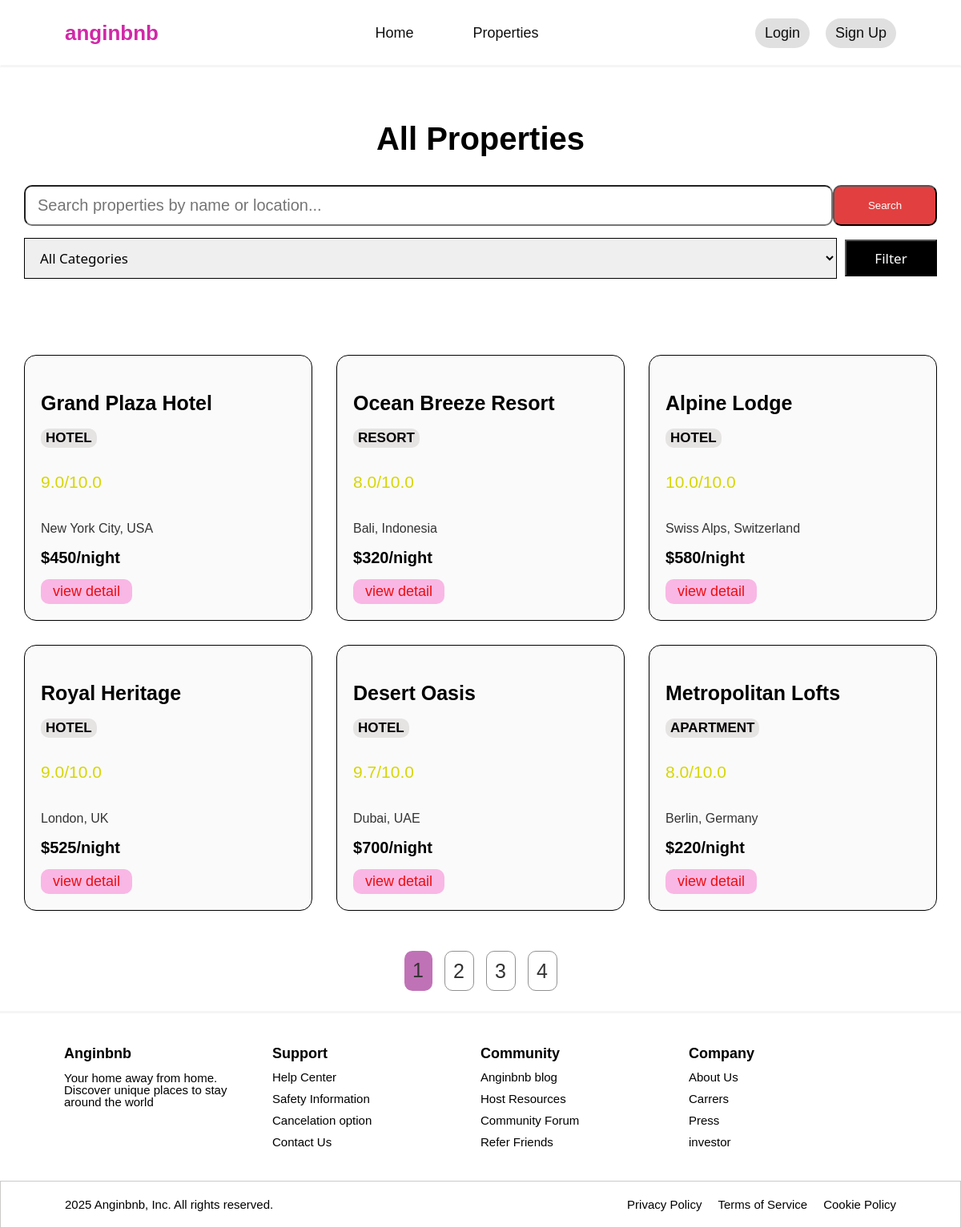
/properties.php, run on the app's committed database.
### tables this page shows
CREATE TABLE MsProperty (
    PropertyID INT(10) NOT NULL AUTO_INCREMENT,
    PropertyName VARCHAR(100) NOT NULL,
    PropertyLocation VARCHAR(100) NOT NULL,
    PropertyPrice INT(10) NOT NULL,
    PropertyDescription VARCHAR(200) NOT NULL,
    PropertyRating DECIMAL(3, 1) NOT NULL,
    CategoryID INT(10) NOT NULL,
    PRIMARY KEY (PropertyID),
    FOREIGN KEY (CategoryID) REFERENCES MsCategory(CategoryID) 
        ON UPDATE CASCADE ON DELETE CASCADE
);

CREATE TABLE MsCategory (
    CategoryID INT(10) NOT NULL AUTO_INCREMENT,
    CategoryName VARCHAR(20) NOT NULL,
    PRIMARY KEY (CategoryID)
);

### properties.php (the view, shortened to what this page needs)
<?php
include 'config/database.php';
include 'components/header.php';
?>
<link rel="stylesheet" href="assets/css/properties.css">
<?php include 'components/navbar.php'; ?>
<main>
    <h1>All Properties</h1>
    <div class="filters">
        <form action="" method="GET" class="searchbar" style="display: contents;">
            <div class="searchbar" style="width: 100%;">
                <input type="text" name="search"
                       placeholder="Search properties by name or location..."
                       value="<?php echo isset($_GET['search']) ? $_GET['search'] : ''; ?>">
                <button type="submit" id="search-btn">Search</button>
            </div>
            <div class="category-filters">
                <select name="cat" id="category-select-properti">
                    <option value="">All Categories</option>
                </select>
                <button type="submit" id="filter-btn">Filter</button>
            </div>
        </form>
    </div>
    <div class="properties-grid">
        <div class="boxproperti">
            <?php
            $sql = "SELECT p.*, c.CategoryName
                    FROM MsProperty p
                    JOIN MsCategory c ON p.CategoryID = c.CategoryID";
            $result = mysqli_query($connect, $sql);
            if (mysqli_num_rows($result) > 0) {
                while ($row = mysqli_fetch_assoc($result)) {
            ?>
                    <div class="isiproperti">
                        <h3><?php echo $row['PropertyName']; ?></h3>
                        <p class="category-tag"><?php echo $row['CategoryName']; ?></p>
                        <p class="rating"><?php echo number_format($row['PropertyRating'], 1); ?>/10.0</p>
                        <p class="Location"><?php echo $row['PropertyLocation']; ?></p>
                        <p class="Price">$<?php echo number_format($row['PropertyPrice']); ?>/night</p>
                        <a href="property-detail.php?id=<?php echo $row['PropertyID']; ?>" class="view-detail">view detail</a>
                    </div>
            <?php
                }
            } else {
                echo "<p style='grid-column: 1/-1; text-align: center;'>No properties found matching your criteria.</p>";
            }
            ?>
        </div>
    </div>
    <div class="pagination">
        <a href="#" class="page-active">1</a>
        <a href="#" class="next-page">2</a>
        <a href="#" class="next-page">3</a>
        <a href="#" class="next-page">4</a>
    </div>
</main>
<?php include 'components/footer.php'; ?>

### assets/css/style.css (style rules this page uses)
body { font-family: Arial, sans-serif; background-color: #f7f7f7; color: #333333; min-height: 100vh; margin: 0; padding: 0; display: flex; flex-direction: column; }
a { text-decoration: none; color: inherit; }

### assets/css/home.css (style rules this page uses)
body { background-color: white; color: #333333; min-height: 100vh; display: flex; flex-direction: column; }
a { text-decoration: none; color: inherit; }
main { flex-grow: 1; width: 100%; }
.boxproperti { display: grid; grid-template-columns: repeat(3,1fr); gap: 30px ; }
.isiproperti { background-color: rgb(255, 255, 255); border-radius: 10px; border: 1px solid black; padding: 20px; display: flex; flex-direction: column; }
.boxproperti h3 { font-size: 25px; font-weight: 600; color: black; margin-bottom: 0px; }
.isiproperti .category-tag { font-size: 17px; font-weight: bold; color: black; background-color: rgb(230, 227, 227); border-radius: 10px; padding: 2px 6px; margin-bottom: 10px; text-transform: uppercase; display: inline; align-self: flex-start; }
.isiproperti .rating { color: rgb(214, 214, 7); font-size: 21px; font-weight: 400; }
.isiproperti .Price { font-size: 20px; font-weight: bolder; color: black; margin-bottom: 15px; margin-top: auto; }
.isiproperti .view-detail { background-color: rgba(245, 101, 202, 0.452); font-size: 18px; color: rgb(235, 14, 14); font-weight: 500; text-decoration: none; align-self: flex-start; border-radius: 10px; padding-bottom: 2px; padding: 5px 15px; }

### assets/css/properties.css (style rules this page uses)
body { background-color: white; color: #333333; min-height: 100vh; margin: 0px; display: flex; flex-direction: column; }
a { text-decoration: none; color: inherit; }
main { max-width: 1200px; width: 100%; margin: 0 auto; background-color: white; padding: 0; flex-grow: 1; }
h1 { text-align: center; color: black; font-size: 40px; font-weight: 900; margin-bottom: 35px; padding-top: 30px; }
.filters { margin-bottom: 35px; display: grid; grid-template-columns: 1fr; gap: 15px; padding: 0px 30px; }
.searchbar { display: flex; }
.searchbar input[type="text"] { flex-grow: 1; padding: 12px 15px; border-radius: 10px; font-size: 20px; }
#search-btn { background-color: rgb(226, 64, 64); color: white; border-radius: 10px; width: 130px; }
.category-filters { display: flex; gap: 10px; align-items: center; text-align: center; }
#category-select-properti { flex-grow: 1; padding: 12px 15px; border: 1px solid black; font-family: 'Segoe UI', Tahoma, Geneva, Verdana, sans-serif; font-size: 17px; }
#filter-btn { width: 115px; height: 90%; background-color: black; color: white; font-size: 17px; font-family: 'Segoe UI', Tahoma, Geneva, Verdana, sans-serif; }
.properties-grid { padding: 30px; margin-top: 30px; }
.boxproperti { display: grid; grid-template-columns: repeat(3,1fr); gap: 30px; margin-top: 30px; }
.isiproperti { background-color: rgb(250, 250, 250); padding: 20px; border-radius: 15px; display: flex; flex-direction: column; min-height: 200px; border: 1px solid black }
.boxproperti h3 { font-size: 25px; font-weight: 600; color: black; margin-bottom: 0px; }
.isiproperti .category-tag { font-size: 17px; font-weight: bold; color: black; background-color: rgb(230, 227, 227); border-radius: 10px; padding: 2px 6px; margin-bottom: 10px; text-transform: uppercase; display: inline; align-self: flex-start; }
.isiproperti .rating { color: rgb(214, 214, 7); font-size: 21px; font-weight: 400; }
.isiproperti .Price { font-size: 20px; font-weight: bolder; color: black; margin-bottom: 15px; margin-top: auto; }
.isiproperti .view-detail { background-color: rgba(245, 101, 202, 0.452); font-size: 18px; color: rgb(235, 14, 14); font-weight: 500; text-decoration: none; align-self: flex-start; border-radius: 10px; padding-bottom: 2px; padding: 5px 15px; }
.pagination { text-align: center; margin-top: 20px; display: flex; justify-content: center; gap: 15px; padding: 0px 30px; font-size: 25px; margin-bottom: 15px; }
.page-active { background-color: rgb(192, 114, 182); width: 35px; border-radius: 10px; height: 40px; padding-top: 10px; }
.next-page { border: 1px solid rgb(145, 145, 145); border-radius: 10px; width: 35px; padding-top: 10px; }

### data on the page
msproperty: PropertyName "Grand Plaza Hotel", CategoryID.CategoryName "HOTEL", PropertyRating "9.0", PropertyLocation "New York City, USA", PropertyPrice "450"
msproperty: PropertyName "Ocean Breeze Resort", CategoryID.CategoryName "RESORT", PropertyRating "8.0", PropertyLocation "Bali, Indonesia", PropertyPrice "320"
msproperty: PropertyName "Alpine Lodge", CategoryID.CategoryName "HOTEL", PropertyRating "10.0", PropertyLocation "Swiss Alps, Switzerland", PropertyPrice "580"
msproperty: PropertyName "Royal Heritage", CategoryID.CategoryName "HOTEL", PropertyRating "9.0", PropertyLocation "London, UK", PropertyPrice "525"
msproperty: PropertyName "Desert Oasis", CategoryID.CategoryName "HOTEL", PropertyRating "9.7", PropertyLocation "Dubai, UAE", PropertyPrice "700"
msproperty: PropertyName "Metropolitan Lofts", CategoryID.CategoryName "APARTMENT", PropertyRating "8.0", PropertyLocation "Berlin, Germany", PropertyPrice "220"
